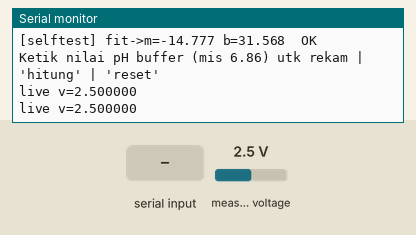
Recording of a sketch running on a simulated ESP32. Shown: the last lines printed to the serial monitor. The test bench sets the inputs (shaded band); at power-on: measured voltage 2.5 V.

Above: at 1.7 s.
1.8 s: "hitung\n" received over Serial
At 2.4 s:
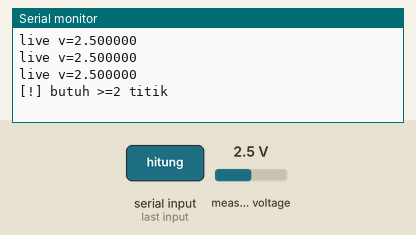
3.4 s: "reset\n" received over Serial
At 3.9 s:
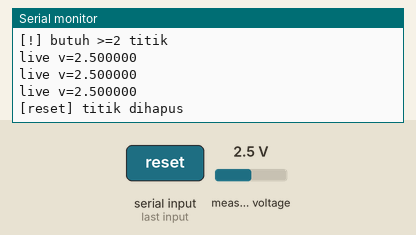
4.9 s: "90,45\n" received over Serial
At 5.3 s:
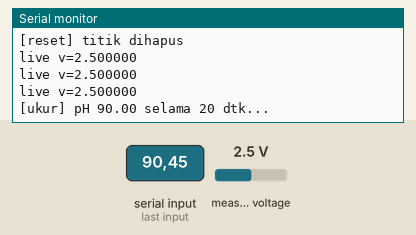

The sketch:

kalibrasi_auto.ino
```cpp
// Kalibrasi pH otomatis via Serial. Baca Po lewat ADS1115 A0 (domain v = SAMA dgn firmware:
// ph = SLOPE*v + OFFSET, jadi konstanta hasil bisa langsung ditempel).
// Metode: regresi linear least-squares. Utk sensor melengkung, MASUKKAN 2 buffer rentang kerja
// saja (6.86 & 9.18) -> 2 titik = garis eksak. Titik pH4 sengaja tak dipakai.
// Pin sama dgn esp-02: I2C_SDA=8, I2C_SCL=9, ADS 0x48, A0, GAIN_ONE, trimmed-mean 31.
//
// Pakai (Serial 115200):
//   1. Celup probe ke buffer, tunggu kolom 'live v' diam.
//   2. Ketik nilai pH buffer (mis. 6.86) + Enter -> script ukur ~20 dtk, rekam (pH, v).
//   3. Ulang utk 9.18.
//   4. Ketik 'hitung' -> cetak PH_SLOPE & PH_OFFSET.  'reset' -> hapus titik.
#include <Wire.h>
#include <Adafruit_ADS1X15.h>

#define I2C_SDA 8
#define I2C_SCL 9
#define ADS_ADDR 0x48
#define PH_CHANNEL 0
#define PH_NUM_SAMPLES 31
#define MEAS_MS 20000        // durasi rata-rata per titik (redam noise ~0.02V)
#define MAX_POINTS 8

Adafruit_ADS1115 ads;
float phBuf[MAX_POINTS], vBuf[MAX_POINTS];
int nPoints = 0;

// Trimmed-mean 31 sampel, identik firmware.
float readV() {
  float v[PH_NUM_SAMPLES];
  for (int i = 0; i < PH_NUM_SAMPLES; i++) { v[i] = ads.computeVolts(ads.readADC_SingleEnded(PH_CHANNEL)); delay(6); }
  for (int i = 1; i < PH_NUM_SAMPLES; i++) { float k=v[i]; int j=i-1; while(j>=0&&v[j]>k){v[j+1]=v[j];j--;} v[j+1]=k; }
  int lo = PH_NUM_SAMPLES/4, hi = PH_NUM_SAMPLES-(PH_NUM_SAMPLES/4);
  float s=0; int c=0; for (int i=lo;i<hi;i++){s+=v[i];c++;} return s/c;
}

// Regresi linear least-squares: ph = m*v + b. Utk n=2 -> garis eksak.
void fit(float* vs, float* phs, int n, float& m, float& b) {
  float sv=0, sp=0, svp=0, svv=0;
  for (int i=0;i<n;i++){ sv+=vs[i]; sp+=phs[i]; svp+=vs[i]*phs[i]; svv+=vs[i]*vs[i]; }
  m = (n*svp - sv*sp) / (n*svv - sv*sv);
  b = (sp - m*sv) / n;
}

// Self-check: data esp-02 nyata harus reproduksi konstanta tertulis.
void selfTest() {
  float tv[2]={1.672,1.515}, tp[2]={6.86,9.18}, m,b;
  fit(tv,tp,2,m,b);
  bool ok = fabs(m-(-14.777))<0.01 && fabs(b-31.567)<0.01;
  Serial.printf("[selftest] fit->m=%.3f b=%.3f  %s\n", m, b, ok?"OK":"FAIL");
}

void doMeasure(float ph) {
  if (nPoints >= MAX_POINTS) { Serial.println("[!] penuh, ketik reset"); return; }
  Serial.printf("[ukur] pH %.2f selama %d dtk...\n", ph, MEAS_MS/1000);
  float sum=0, mn=9, mx=-9; int c=0;
  unsigned long t0 = millis();
  while (millis()-t0 < MEAS_MS) { float v=readV(); sum+=v; c++; if(v<mn)mn=v; if(v>mx)mx=v; }
  float avg = sum/c;
  phBuf[nPoints]=ph; vBuf[nPoints]=avg; nPoints++;
  Serial.printf("[rekam #%d] pH=%.2f  v=%.6f  (spread %.4f)\n", nPoints, ph, avg, mx-mn);
}

void doCalc() {
  if (nPoints < 2) { Serial.println("[!] butuh >=2 titik"); return; }
  float m,b; fit(vBuf,phBuf,nPoints,m,b);
  Serial.println("==================================");
  Serial.printf("const float PH_SLOPE  = %.3f;\n", m);
  Serial.printf("const float PH_OFFSET = %.3f;\n", b);
  Serial.println("==================================");
  for (int i=0;i<nPoints;i++) Serial.printf("  cek: v=%.4f -> pH %.2f (aktual %.2f)\n", vBuf[i], m*vBuf[i]+b, phBuf[i]);
}

void setup() {
  Serial.begin(115200); delay(500);
  Wire.begin(I2C_SDA, I2C_SCL);
  if (!ads.begin(ADS_ADDR)) { Serial.println("[ADS1115] TIDAK TERDETEKSI!"); while(1) delay(100); }
  ads.setGain(GAIN_ONE);
  selfTest();
  Serial.println("Ketik nilai pH buffer (mis 6.86) utk rekam | 'hitung' | 'reset'");
}

unsigned long lastLive = 0;
void loop() {
  if (Serial.available()) {
    String s = Serial.readStringUntil('\n'); s.trim();
    if (s.equalsIgnoreCase("hitung")) doCalc();
    else if (s.equalsIgnoreCase("reset")) { nPoints=0; Serial.println("[reset] titik dihapus"); }
    else if (s.length()) { float ph = s.toFloat(); if (ph>0) doMeasure(ph); else Serial.println("[!] input tak dikenal"); }
  }
  if (millis()-lastLive > 500) { lastLive=millis(); Serial.printf("live v=%.6f\n", readV()); }
}
```

Measured:
- after the input at 1.8 s, the serial monitor: prints a new line after 0.15 s (image 1)
- after the input at 3.4 s, the serial monitor: prints a new line after 0.05 s (image 2)
- after the input at 4.9 s, the serial monitor: prints a new line after 0.06 s (image 3)
